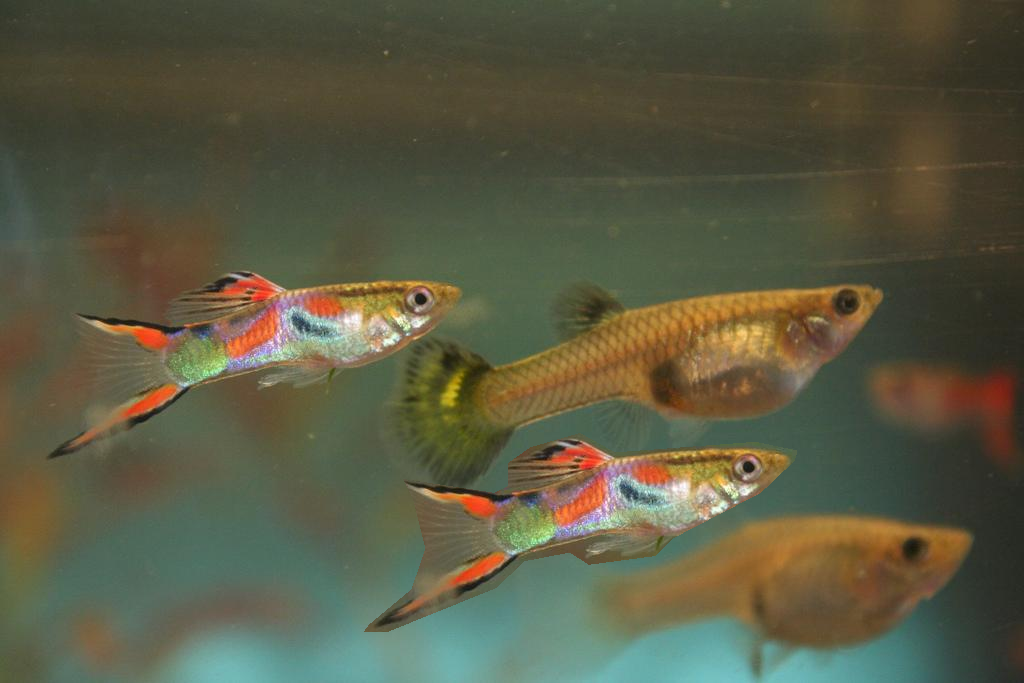
#> input picture 123.bmp, 1024 x 683 px
$ python flipping.py --image 123.bmp
#> lines starting #> are read from the running program, lines starting #| are printed output that depends on the picture
import argparse
import cv2

ap = argparse.ArgumentParser()
ap.add_argument("-i","--image",required=True,
help= "Path to the image")
args = vars(ap.parse_args())

image = cv2.imread(args["image"])
#> image is the input picture: shape (683, 1024, 3); mean B, G, R 67.2, 89.9, 90.2
cv2.imshow("Original",image)

flipped = cv2.flip(image,1)
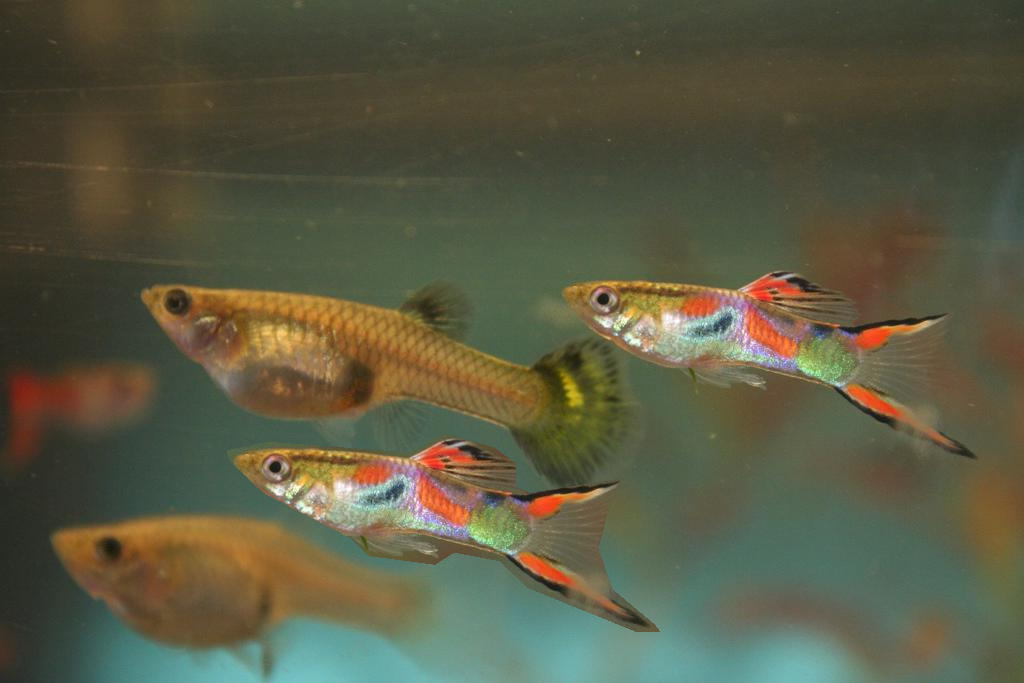
#> flipped: shape (683, 1024, 3); mean B, G, R 67.2, 89.9, 90.2
cv2.imshow("Flipped Horizontally", flipped)

flipped = cv2.flip(image,0)
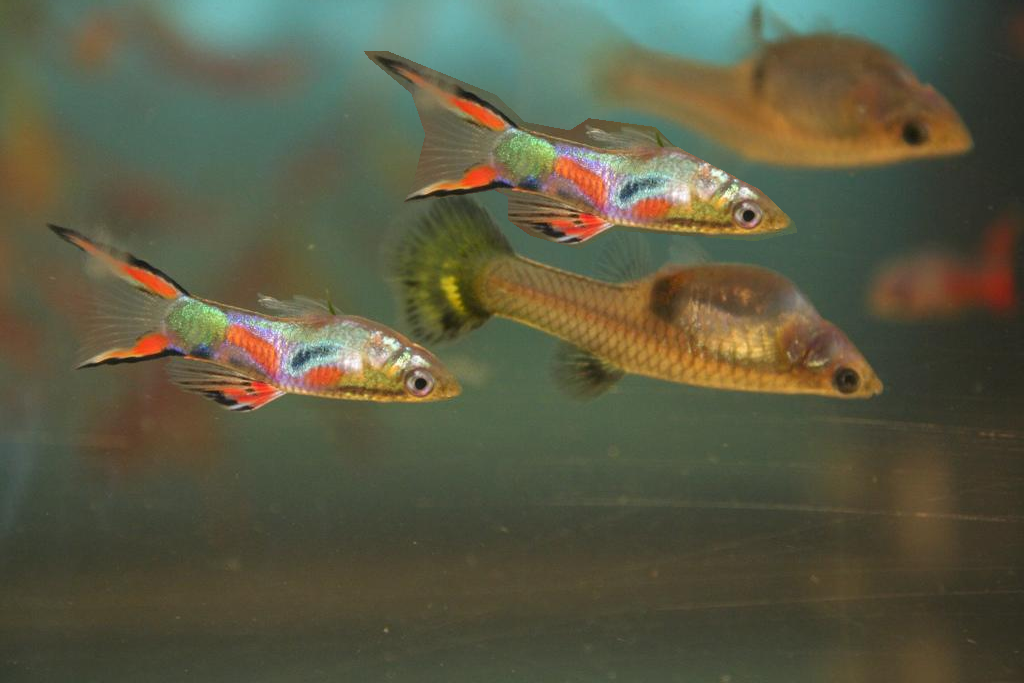
#> flipped: shape (683, 1024, 3); mean B, G, R 67.2, 89.9, 90.2
cv2.imshow("Flipped Vertically",flipped)

fipped = cv2.flip(image,-1)
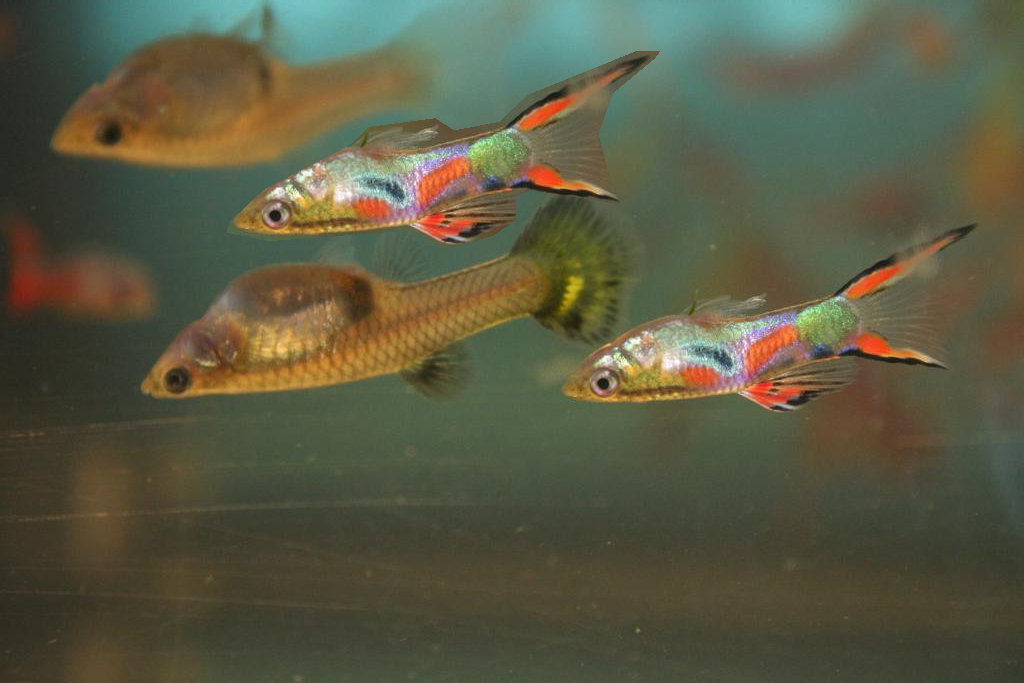
#> fipped: shape (683, 1024, 3); mean B, G, R 67.2, 89.9, 90.2
cv2.imshow("Flipped Horizontally and Vertically",flipped)
cv2.waitKey(0)
